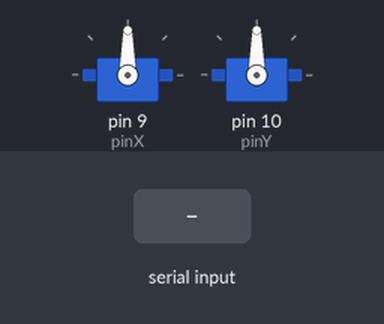
A sketch run on a simulated Arduino Uno, built with avr-gcc and run on an emulated ATmega328P. On the bench: 2 × servo. Inputs (shaded band) come from the test bench.

Above: at 1.2 s.
1.3 s: "izq1\n" received over Serial
At 1.6 s:
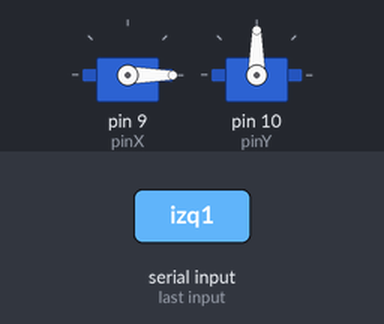
2.8 s: "izq2\n" received over Serial
At 4.0 s:
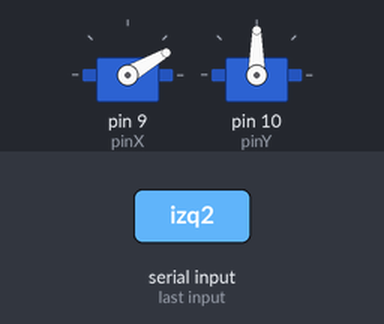
4.3 s: "izq3\n" received over Serial
At 5.1 s:
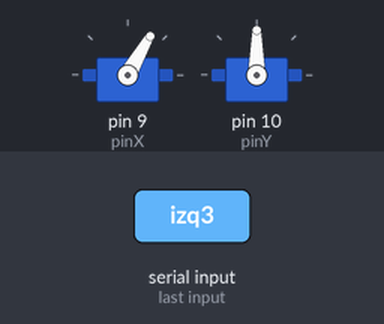
5.8 s: "der3\n" received over Serial
At 6.3 s:
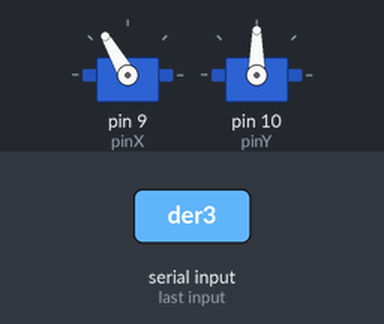
7.3 s: "der2\n" received over Serial
At 8.5 s:
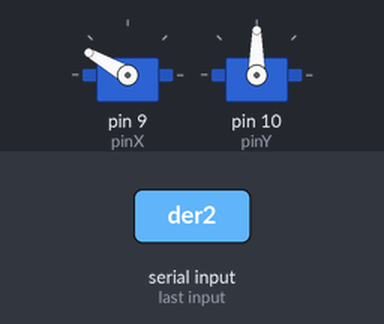
8.8 s: "der1\n" received over Serial
At 9.7 s:
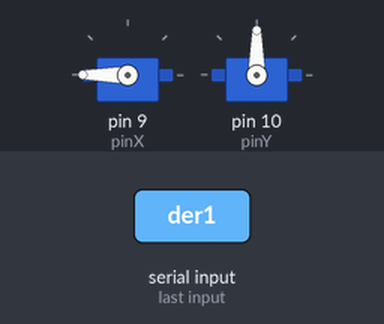
Timing chart, 0 to 11.3 s (numbered marks = the images above; inputs shaded):
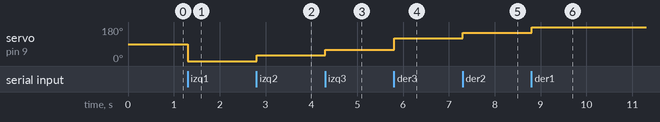

Measured:
- after the input at 1.3 s, servo on pin 9 (pinX): 90° → 0° at once
- after the input at 2.8 s, servo on pin 9 (pinX): 0° → 30° at once
- after the input at 4.3 s, servo on pin 9 (pinX): 30° → 60° at once
- after the input at 5.8 s, servo on pin 9 (pinX): 60° → 120° at once
- after the input at 7.3 s, servo on pin 9 (pinX): 120° → 150° at once
- after the input at 8.8 s, servo on pin 9 (pinX): 150° → 180° at once

The sketch:

HSV_SEGUIMIENTO1.ino
```cpp
#include <Servo.h>

Servo servoX;
Servo servoY;

const int pinX = 9;
const int pinY = 10;

const int pulsoMin = 580;
const int pulsoMax = 2500;

char buffer[16];
int idx = 0;

int anguloX = 90;
int anguloY = 90;

void setup() {
  Serial.begin(9600);

  servoX.attach(pinX, pulsoMin, pulsoMax);
  servoY.attach(pinY, pulsoMin, pulsoMax);

  servoX.write(anguloX);
  servoY.write(anguloY);
}

void loop() {
  while (Serial.available()) {
    char c = Serial.read();

    if (c == '\n') {
      buffer[idx] = '\0';
      procesarComando(buffer);
      idx = 0;
    } else if (idx < 15) {
      buffer[idx++] = c;
    }
  }
}

void procesarComando(const char* cmd) {

  // ===== EJE X =====
  if      (!strcmp(cmd, "izq1"))  moverX(0);
  else if (!strcmp(cmd, "izq2"))  moverX(30);
  else if (!strcmp(cmd, "izq3"))  moverX(60);
  else if (!strcmp(cmd, "ctrX"))  moverX(90);
  else if (!strcmp(cmd, "der3"))  moverX(120);
  else if (!strcmp(cmd, "der2"))  moverX(150);
  else if (!strcmp(cmd, "der1"))  moverX(180);

  // ===== EJE Y =====
  else if (!strcmp(cmd, "up1"))    moverY(0);
  else if (!strcmp(cmd, "up2"))    moverY(30);
  else if (!strcmp(cmd, "up3"))    moverY(60);
  else if (!strcmp(cmd, "ctrY"))   moverY(90);
  else if (!strcmp(cmd, "down3"))  moverY(120);
  else if (!strcmp(cmd, "down2"))  moverY(150);
  else if (!strcmp(cmd, "down1"))  moverY(180);
}

void moverX(int nuevoAngulo) {
  if (nuevoAngulo != anguloX) {
    anguloX = nuevoAngulo;
    servoX.write(anguloX);
  }
}

void moverY(int nuevoAngulo) {
  if (nuevoAngulo != anguloY) {
    anguloY = nuevoAngulo;
    servoY.write(anguloY);
  }
}
```
